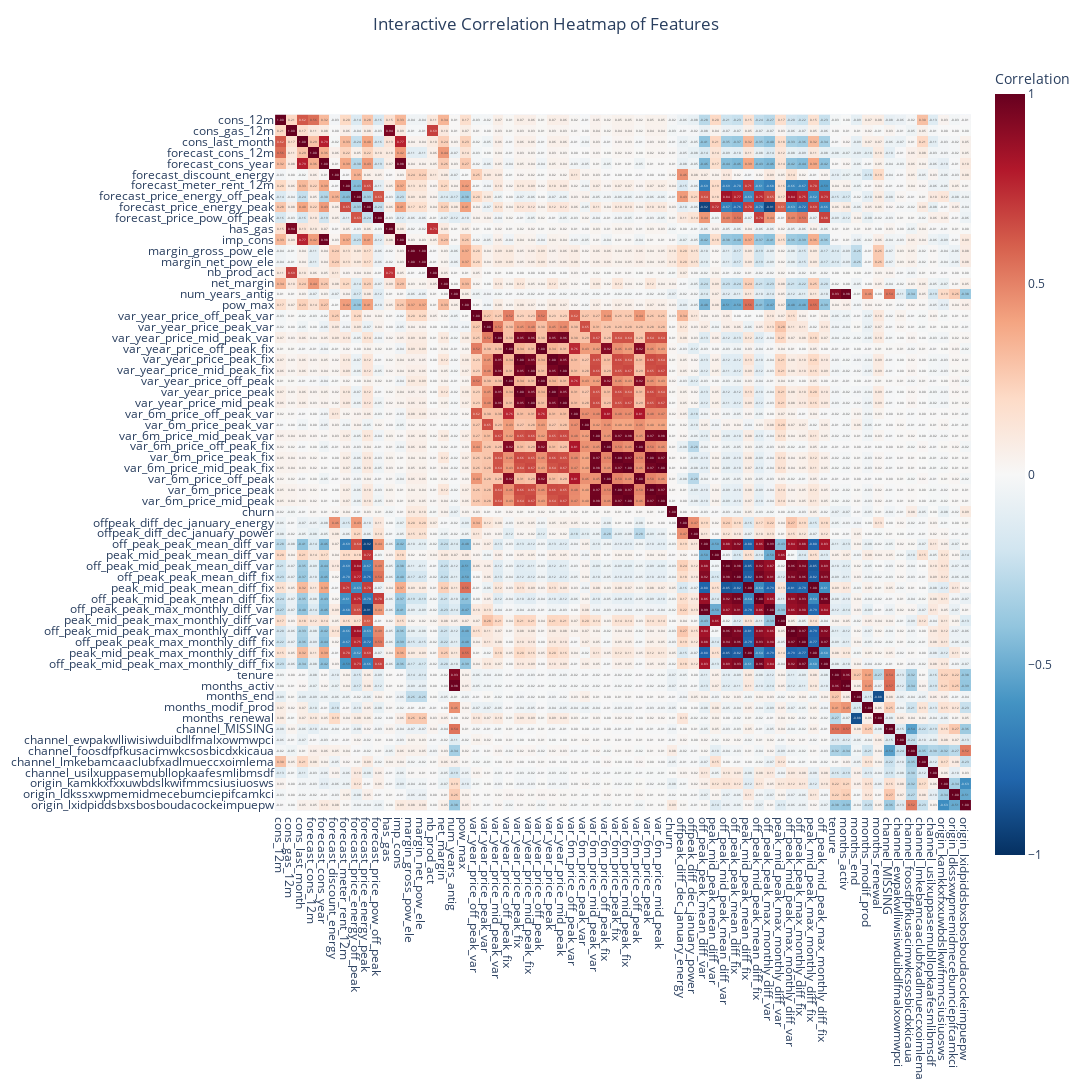

The code cell stored with this chart in its notebook:
### Code cell
fig = px.imshow(
    correlation, 
    labels=dict(color="Correlation"),  # Set a label for the color scale
    x=correlation.columns, 
    y=correlation.columns, 
    color_continuous_scale='RdBu_r',  # Coolwarm equivalent in Plotly
    zmin=-1, zmax=1,  # Set the range for correlation values
    text_auto='.2f'   # Limit decimals
)

# customizing hover template to display information when hovering over squares
fig.update_traces(hovertemplate="Feature 1: %{x}<br>Feature 2: %{y}<br>Correlation: %{z:.2f}")

# Update title and axes
fig.update_layout(
    title='Interactive Correlation Heatmap of Features',
    xaxis_nticks=len(correlation.columns),
    yaxis_nticks=len(correlation.columns),
    title_x=0.5,  # Center the title
    width=800, height=800
)

# Show the plot
fig.update_layout( width=1500, height=1500)
fig.show()

### Figure 1 — Plotly figure (JSON) as saved in the notebook; plotly's stock layout.template omitted (floating-point values rounded to 4 significant figures; data arrays with more than 128 entries replaced by an {"elided": "..."} marker saying what was removed)
{"data": [{"coloraxis": "coloraxis", "hovertemplate": "Feature 1: %{x}<br>Feature 2: %{y}<br>Correlation: %{z:.2f}", "name": "0", "texttemplate": "%{z:.2f}", "type": "heatmap", "x": ["cons_12m", "cons_gas_12m", "cons_last_month", "forecast_cons_12m", "forecast_cons_year", "forecast_discount_energy", "forecast_meter_rent_12m", "forecast_price_energy_off_peak", "forecast_price_energy_peak", "forecast_price_pow_off_peak", "has_gas", "imp_cons", "margin_gross_pow_ele", "margin_net_pow_ele", "nb_prod_act", "net_margin", "num_years_antig", "pow_max", "var_year_price_off_peak_var", "var_year_price_peak_var", "var_year_price_mid_peak_var", "var_year_price_off_peak_fix", "var_year_price_peak_fix", "var_year_price_mid_peak_fix", "var_year_price_off_peak", "var_year_price_peak", "var_year_price_mid_peak", "var_6m_price_off_peak_var", "var_6m_price_peak_var", "var_6m_price_mid_peak_var", "var_6m_price_off_peak_fix", "var_6m_price_peak_fix", "var_6m_price_mid_peak_fix", "var_6m_price_off_peak", "var_6m_price_peak", "var_6m_price_mid_peak", "churn", "offpeak_diff_dec_january_energy", "offpeak_diff_dec_january_power", "off_peak_peak_mean_diff_var", "peak_mid_peak_mean_diff_var", "off_peak_mid_peak_mean_diff_var", "off_peak_peak_mean_diff_fix", "peak_mid_peak_mean_diff_fix", "off_peak_mid_peak_mean_diff_fix", "off_peak_peak_max_monthly_diff_var", "peak_mid_peak_max_monthly_diff_var", "off_peak_mid_peak_max_monthly_diff_var", "off_peak_peak_max_monthly_diff_fix", "peak_mid_peak_max_monthly_diff_fix", "off_peak_mid_peak_max_monthly_diff_fix", "tenure", "months_activ", "months_end", "months_modif_prod", "months_renewal", "channel_MISSING", "channel_ewpakwlliwisiwduibdlfmalxowmwpci", "channel_foosdfpfkusacimwkcsosbicdxkicaua", "channel_lmkebamcaaclubfxadlmueccxoimlema", "channel_usilxuppasemubllopkaafesmlibmsdf", "origin_kamkkxfxxuwbdslkwifmmcsiusiuosws", "origin_ldkssxwpmemidmecebumciepifcamkci", "origin_lxidpiddsbxsbosboudacockeimpuepw"], "xaxis": "x", "y": ["cons_12m", "cons_gas_12m", "cons_last_month", "forecast_cons_12m", "forecast_cons_year", "forecast_discount_energy", "forecast_meter_rent_12m", "forecast_price_energy_off_peak", "forecast_price_energy_peak", "forecast_price_pow_off_peak", "has_gas", "imp_cons", "margin_gross_pow_ele", "margin_net_pow_ele", "nb_prod_act", "net_margin", "num_years_antig", "pow_max", "var_year_price_off_peak_var", "var_year_price_peak_var", "var_year_price_mid_peak_var", "var_year_price_off_peak_fix", "var_year_price_peak_fix", "var_year_price_mid_peak_fix", "var_year_price_off_peak", "var_year_price_peak", "var_year_price_mid_peak", "var_6m_price_off_peak_var", "var_6m_price_peak_var", "var_6m_price_mid_peak_var", "var_6m_price_off_peak_fix", "var_6m_price_peak_fix", "var_6m_price_mid_peak_fix", "var_6m_price_off_peak", "var_6m_price_peak", "var_6m_price_mid_peak", "churn", "offpeak_diff_dec_january_energy", "offpeak_diff_dec_january_power", "off_peak_peak_mean_diff_var", "peak_mid_peak_mean_diff_var", "off_peak_mid_peak_mean_diff_var", "off_peak_peak_mean_diff_fix", "peak_mid_peak_mean_diff_fix", "off_peak_mid_peak_mean_diff_fix", "off_peak_peak_max_monthly_diff_var", "peak_mid_peak_max_monthly_diff_var", "off_peak_mid_peak_max_monthly_diff_var", "off_peak_peak_max_monthly_diff_fix", "peak_mid_peak_max_monthly_diff_fix", "off_peak_mid_peak_max_monthly_diff_fix", "tenure", "months_activ", "months_end", "months_modif_prod", "months_renewal", "channel_MISSING", "channel_ewpakwlliwisiwduibdlfmalxowmwpci", "channel_foosdfpfkusacimwkcsosbicdxkicaua", "channel_lmkebamcaaclubfxadlmueccxoimlema", "channel_usilxuppasemubllopkaafesmlibmsdf", "origin_kamkkxfxxuwbdslkwifmmcsiusiuosws", "origin_ldkssxwpmemidmecebumciepifcamkci", "origin_lxidpiddsbxsbosboudacockeimpuepw"], "yaxis": "y", "z": {"elided": "64x64 float values"}}], "layout": {"coloraxis": {"cmax": 1, "cmin": -1, "colorbar": {"title": {"text": "Correlation"}}, "colorscale": [[0, "rgb(5,48,97)"], [0.1, "rgb(33,102,172)"], [0.2, "rgb(67,147,195)"], [0.3, "rgb(146,197,222)"], [0.4, "rgb(209,229,240)"], [0.5, "rgb(247,247,247)"], [0.6, "rgb(253,219,199)"], [0.7, "rgb(244,165,130)"], [0.8, "rgb(214,96,77)"], [0.9, "rgb(178,24,43)"], [1, "rgb(103,0,31)"]]}, "height": 1500, "margin": {"t": 60}, "title": {"text": "Interactive Correlation Heatmap of Features", "x": 0.5}, "width": 1500, "xaxis": {"anchor": "y", "constrain": "domain", "domain": [0, 1], "nticks": 64, "scaleanchor": "y"}, "yaxis": {"anchor": "x", "autorange": "reversed", "constrain": "domain", "domain": [0, 1], "nticks": 64}}}
